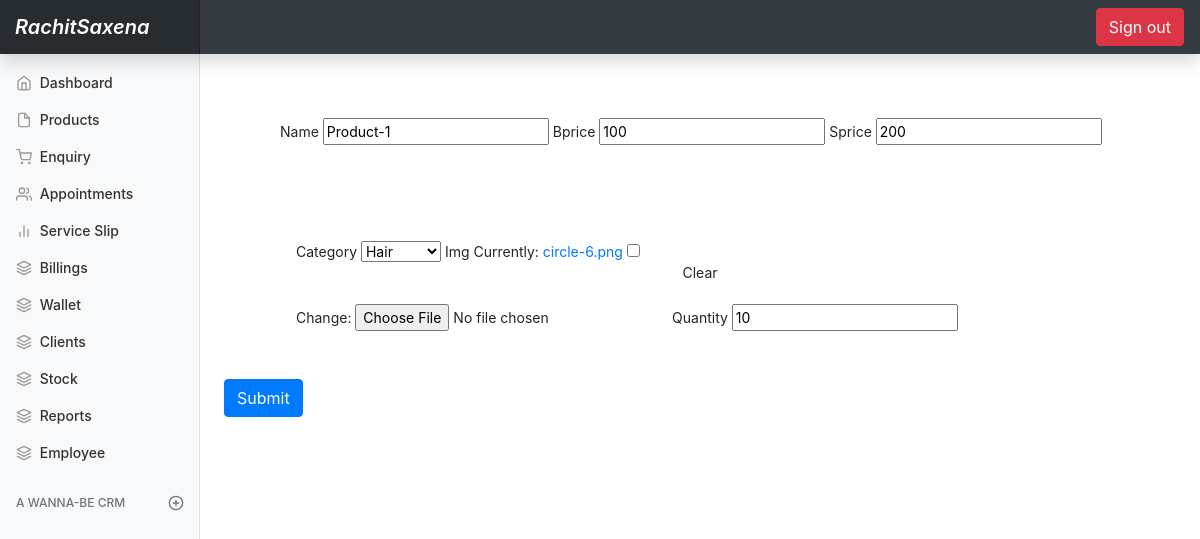
The page /product/1/ (signed in) on the database its author committed.
### basic/models.py (models this page shows, shortened)
class Product(models.Model):
    name = models.CharField(max_length=100 ,null=True , blank=True )
    bprice = models.IntegerField(default=0 , null=True  , blank=True)
    sprice = models.IntegerField(default=0 , null= True , blank=True)
    category = models.ForeignKey(Category , on_delete= models.CASCADE)
    quantity = models.IntegerField(default=10)
    img = models.ImageField(null=True , blank=True)
    date = models.DateTimeField(auto_now_add=True)

### basic/views.py (the view)
# urls.py: path('product/<str:pk>/' , views.productEnquiry , name='productEnquiry'),
@login_required(login_url='loginPage')
def productEnquiry(request , pk):
    enq = Product.objects.get(id = pk)
    if request.method == 'POST':
        form = ProductForm(request.POST , instance=enq)
        if form.is_valid():
            form.save()
            return redirect('dashboard')
        else:
            return HttpResponse('not found')
    else:
        form = ProductForm(instance= enq)
    params = {
        'form' : form
    }
    return render(request , 'basic/productForm.html' , params)

### basic/forms.py
class ProductForm(ModelForm):
    class Meta:
        model = Product
        fields = '__all__'

### basic/models.py (called while the page is built)
    def __str__(self):
        return self.name

### basic/templates/basic/productForm.html
{% extends 'basic/base.html' %}
{% block content %}
    <main role="main" class="col-md-9 ml-sm-auto col-lg-10 px-md-4">
     <form method='post'  class="form-inline"  action=''> {% csrf_token %}
            <div class='container px-2 m-5'>
            {{form.name.label}}
            {{form.name}}
            {{form.bprice.label}}
            {{form.bprice}}
            {{form.sprice.label}}
            {{form.sprice}}
            </div>
            <div class='container px-4 m-5'>
            {{form.category.label}}
            {{form.category}}
            {{form.img.label}}
            {{form.img}}&nbsp;&nbsp;&nbsp;
            {{form.quantity.label}}
            {{form.quantity}}
            </div>
            <button type="submit" value="Submit" class='btn btn-primary'>Submit</button>
        </form>
    </div>
{% endblock content %}

### static/dashboard.css (style rules this page uses)
body { font-size: .875rem; }

### basic/templates/basic/base.html (style rules this page uses)
body { background-image: url(https://i1.wp.com/css-tricks.com/wp-content/uploads/2017/09/linear-gradient.png?fit=1800%2C800&ssl=1) }

### rows shown on the page
Product: name "Product-1", bprice "100", sprice "200", category "Hair", quantity "10"
